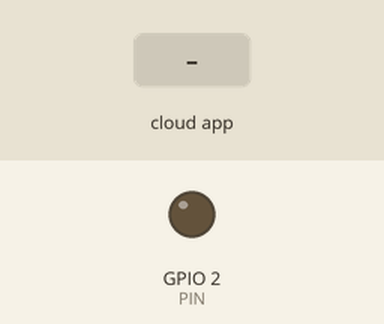
Bench run of a sketch on a simulated ESP8266 (NodeMCU). Shown: output pins drawn as LEDs (lit = HIGH). The test bench sets the inputs (shaded band). WiFi joins after 1.5 s; servers stay silent unless stated; the Firebase database answers and starts empty; what the sketch prints to the serial monitor is not drawn.

Above: at 2.7 s.
2.8 s: the phone or cloud app sets FBStatus to ON
At 8.0 s:
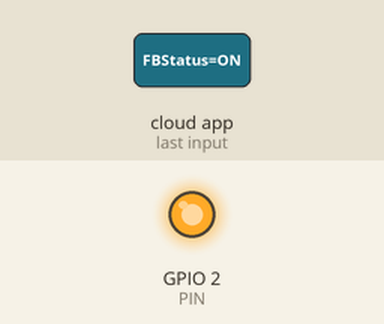
8.3 s: the phone or cloud app sets FBStatus to OFF
At 12.8 s:
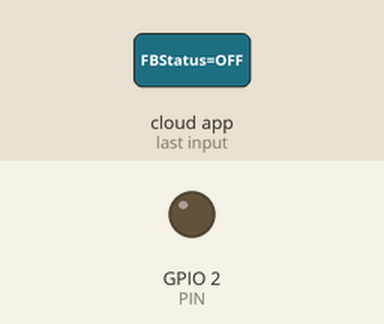
Timing chart, 0 to 14.3 s (numbered marks = the images above; inputs shaded):
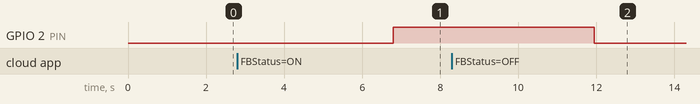

Measured:
- after the input at 2.8 s, GPIO 2 (PIN): LOW → HIGH after 4.0 s
- after the input at 8.3 s, GPIO 2 (PIN): HIGH → LOW after 3.7 s

The sketch:

Output_WarningOn_byFirebase.ino
```cpp
#include <ESP8266WiFi.h>
#include <Firebase_ESP_Client.h>
#include <SPI.h>

FirebaseData firebaseData;
FirebaseAuth auth;
FirebaseConfig config;

#define WIFI_SSID " "
#define WIFI_PASSWORD "bintang8kali"

#define FIREBASE_HOST "led-switch-6c690-default-rtdb.firebaseio.com"
#define FIREBASE_AUTH "dOtE0PZd56lmLBJE7NL0klwOafm5t254kS7uqQRx"

#define PIN 2 // D4

void setup() {
  Serial.begin(115200);
  pinMode(PIN, OUTPUT);
  digitalWrite(PIN, LOW);

  SPI.begin();

  WiFi.begin(WIFI_SSID, WIFI_PASSWORD);

  while (WiFi.status() != WL_CONNECTED) {
    delay(500);
    Serial.print(".");
  }
  Serial.println(WIFI_SSID);
  Serial.println("Connected to Wi-Fi");

  config.host = FIREBASE_HOST;
  config.signer.tokens.legacy_token = FIREBASE_AUTH;

  Firebase.begin(&config, &auth);
  Firebase.reconnectWiFi(true);
}

void loop() {
  // Ambil status dari database Firebase
  if (Firebase.RTDB.getString(&firebaseData, "/FBStatus")) { // Path ke data di Firebase
    if (firebaseData.dataType() == "string") {
      String FBStatus = firebaseData.stringData();

      if (FBStatus == "ON") {
        Serial.println("Relay ON");
        digitalWrite(PIN, HIGH);
      }
      else if (FBStatus == "OFF") {
        Serial.println("Relay OFF");
        digitalWrite(PIN, LOW);
      }
      else {
        Serial.println("Salah kode! Isi dengan data ON/OFF.");
      }
    }
  } else {
    Serial.println("Gagal mendapatkan data dari Firebase");
    Serial.println(firebaseData.errorReason()); // Tampilkan alasan error
  }

  delay(5000);
}
```
